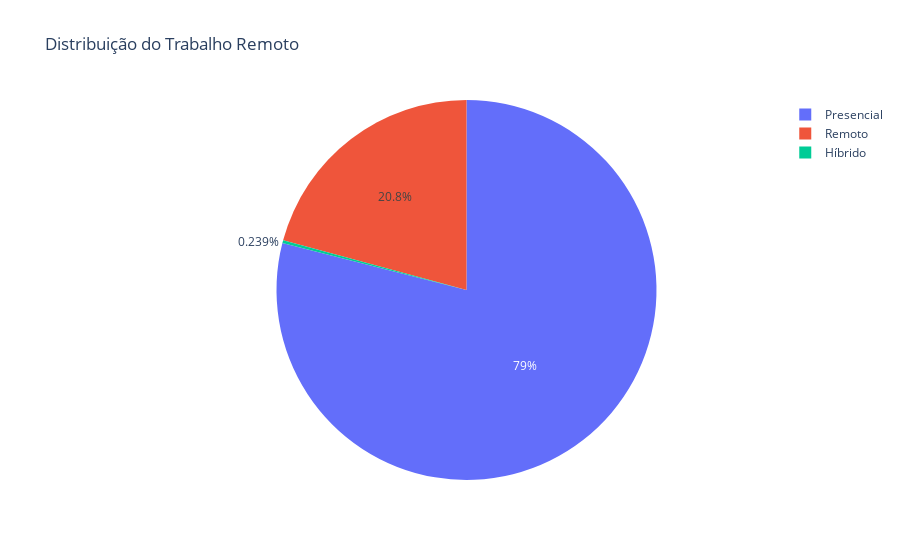

This figure's notebook cell:
### Code cell
fig = px.pie(trabalho_remoto_contagem, names='Tipo do Trabalho', values='Quantidade', title='Distribuição do Trabalho Remoto')
fig.show()

### Figure 1 — Plotly figure (JSON) as saved in the notebook; plotly's stock layout.template omitted (floating-point values rounded to 4 significant figures)
{"data": [{"domain": {"x": [0, 1], "y": [0, 1]}, "hovertemplate": "Tipo do Trabalho=%{label}<br>Quantidade=%{value}<extra></extra>", "labels": ["Presencial", "Remoto", "Híbrido"], "legendgroup": "", "name": "", "showlegend": true, "type": "pie", "values": [105312, 27718, 319]}], "layout": {"legend": {"tracegroupgap": 0}, "title": {"text": "Distribuição do Trabalho Remoto"}}}
